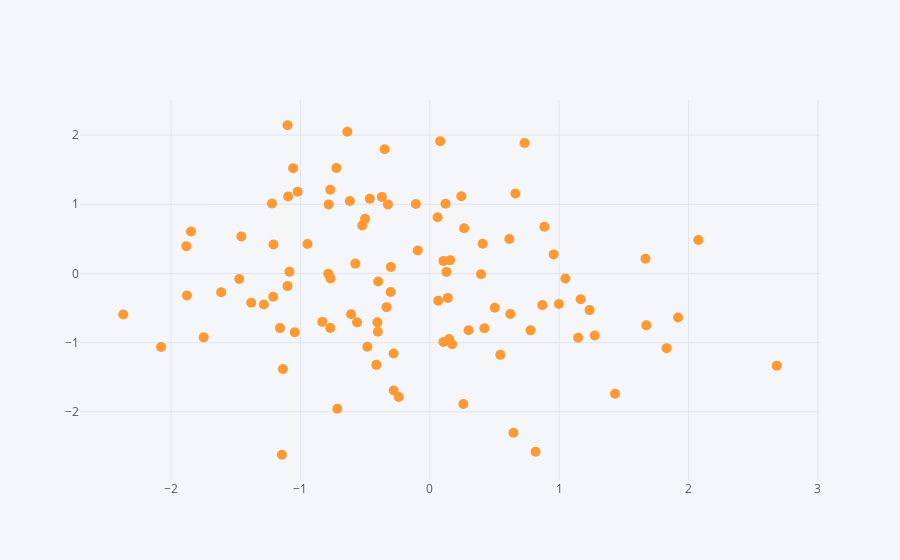

The notebook cell saved with this chart:
### Markdown cell above
Instead of marking, by default it created as lines, thereby connecting all the points.
To avoid this, set mode to **markers**.

### Code cell
df.iplot(kind='scatter', x='A', y='B', mode='markers', size=10)
